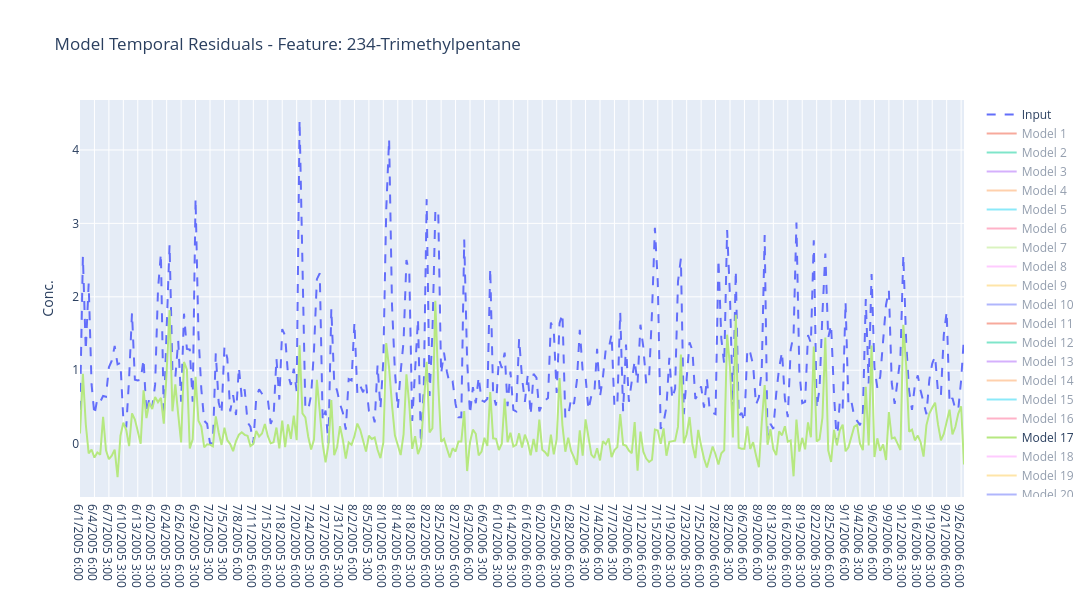

Notebook source saved alongside this figure:
### Code cell
batch_analysis.plot_temporal_residuals(feature_idx=2)

### Figure 1 — Plotly figure (JSON) as saved in the notebook; plotly's stock layout.template omitted (floating-point values rounded to 4 significant figures; data arrays with more than 128 entries replaced by an {"elided": "..."} marker saying what was removed)
{"data": [{"line": {"dash": "dash", "width": 2}, "name": "Input", "type": "scatter", "visible": true, "x": {"elided": "307 str values"}, "y": {"elided": "307 float values"}}, {"mode": "lines", "name": "Model 1", "type": "scatter", "visible": "legendonly", "x": {"elided": "307 str values"}, "y": {"elided": "307 float values"}}, {"mode": "lines", "name": "Model 2", "type": "scatter", "visible": "legendonly", "x": {"elided": "307 str values"}, "y": {"elided": "307 float values"}}, {"mode": "lines", "name": "Model 3", "type": "scatter", "visible": "legendonly", "x": {"elided": "307 str values"}, "y": {"elided": "307 float values"}}, {"mode": "lines", "name": "Model 4", "type": "scatter", "visible": "legendonly", "x": {"elided": "307 str values"}, "y": {"elided": "307 float values"}}, {"mode": "lines", "name": "Model 5", "type": "scatter", "visible": "legendonly", "x": {"elided": "307 str values"}, "y": {"elided": "307 float values"}}, {"mode": "lines", "name": "Model 6", "type": "scatter", "visible": "legendonly", "x": {"elided": "307 str values"}, "y": {"elided": "307 float values"}}, {"mode": "lines", "name": "Model 7", "type": "scatter", "visible": "legendonly", "x": {"elided": "307 str values"}, "y": {"elided": "307 float values"}}, {"mode": "lines", "name": "Model 8", "type": "scatter", "visible": "legendonly", "x": {"elided": "307 str values"}, "y": {"elided": "307 float values"}}, {"mode": "lines", "name": "Model 9", "type": "scatter", "visible": "legendonly", "x": {"elided": "307 str values"}, "y": {"elided": "307 float values"}}, {"mode": "lines", "name": "Model 10", "type": "scatter", "visible": "legendonly", "x": {"elided": "307 str values"}, "y": {"elided": "307 float values"}}, {"mode": "lines", "name": "Model 11", "type": "scatter", "visible": "legendonly", "x": {"elided": "307 str values"}, "y": {"elided": "307 float values"}}, {"mode": "lines", "name": "Model 12", "type": "scatter", "visible": "legendonly", "x": {"elided": "307 str values"}, "y": {"elided": "307 float values"}}, {"mode": "lines", "name": "Model 13", "type": "scatter", "visible": "legendonly", "x": {"elided": "307 str values"}, "y": {"elided": "307 float values"}}, {"mode": "lines", "name": "Model 14", "type": "scatter", "visible": "legendonly", "x": {"elided": "307 str values"}, "y": {"elided": "307 float values"}}, {"mode": "lines", "name": "Model 15", "type": "scatter", "visible": "legendonly", "x": {"elided": "307 str values"}, "y": {"elided": "307 float values"}}, {"mode": "lines", "name": "Model 16", "type": "scatter", "visible": "legendonly", "x": {"elided": "307 str values"}, "y": {"elided": "307 float values"}}, {"mode": "lines", "name": "Model 17", "type": "scatter", "visible": true, "x": {"elided": "307 str values"}, "y": {"elided": "307 float values"}}, {"mode": "lines", "name": "Model 18", "type": "scatter", "visible": "legendonly", "x": {"elided": "307 str values"}, "y": {"elided": "307 float values"}}, {"mode": "lines", "name": "Model 19", "type": "scatter", "visible": "legendonly", "x": {"elided": "307 str values"}, "y": {"elided": "307 float values"}}, {"mode": "lines", "name": "Model 20", "type": "scatter", "visible": "legendonly", "x": {"elided": "307 str values"}, "y": {"elided": "307 float values"}}], "layout": {"height": 600, "hovermode": "x", "title": {"text": "Model Temporal Residuals - Feature: 234-Trimethylpentane"}, "width": 1200, "yaxis": {"title": {"text": "Conc."}}}}
